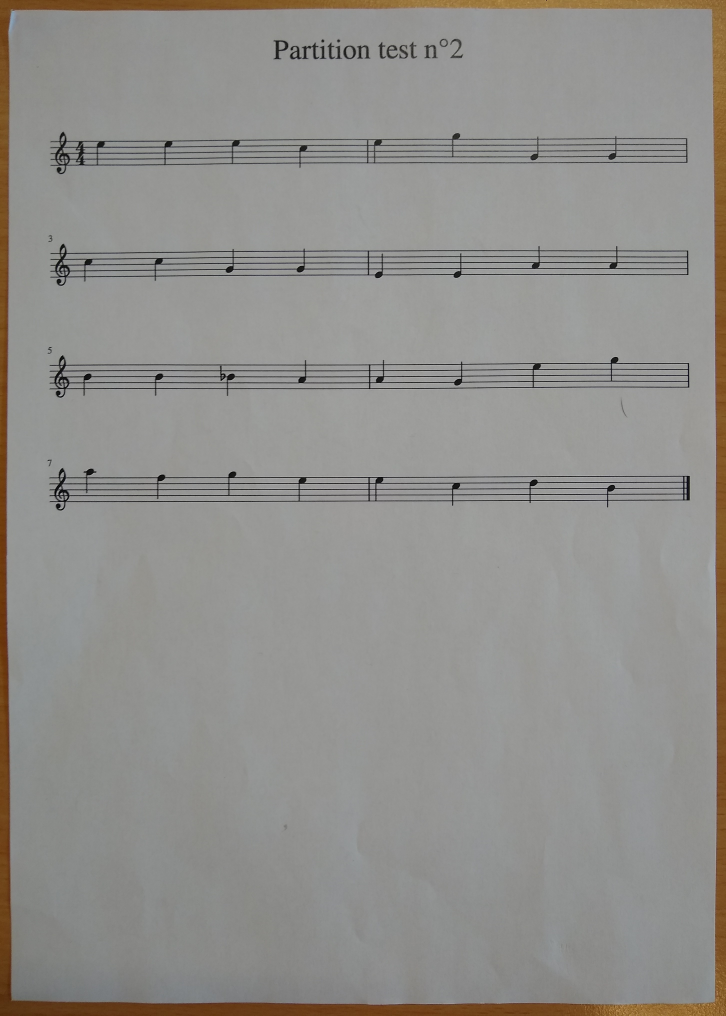
#> input picture IMG_20220602_114034466.jpg, 2903 x 4064 px (shown at 1/4 size)
$ python -i test_sol.py   (imports and definitions only)
#> lines starting #> are read from the running program, lines starting #| are printed output that depends on the picture; after the words box and inside, x2 and y2 are one past the last pixel; in counts of white or black regions, pixels touching at a corner belong together
#!/usr/bin/env python3
# -*- coding: utf-8 -*-
"""
Created on Tue Jun  7 08:26:23 2022

@author: axel.nael
"""


import cv2
import matplotlib.pyplot as plt
import numpy as np

def rotate(SE):
    y,x = SE.shape
    res = SE[y-1:0:-1,x-1:0:-1]
    return res

def coords_cle(image):
    I = image.copy()
    if len(I.shape) == 3:
        I = cv2.cvtColor(I,cv2.COLOR_RGB2GRAY)
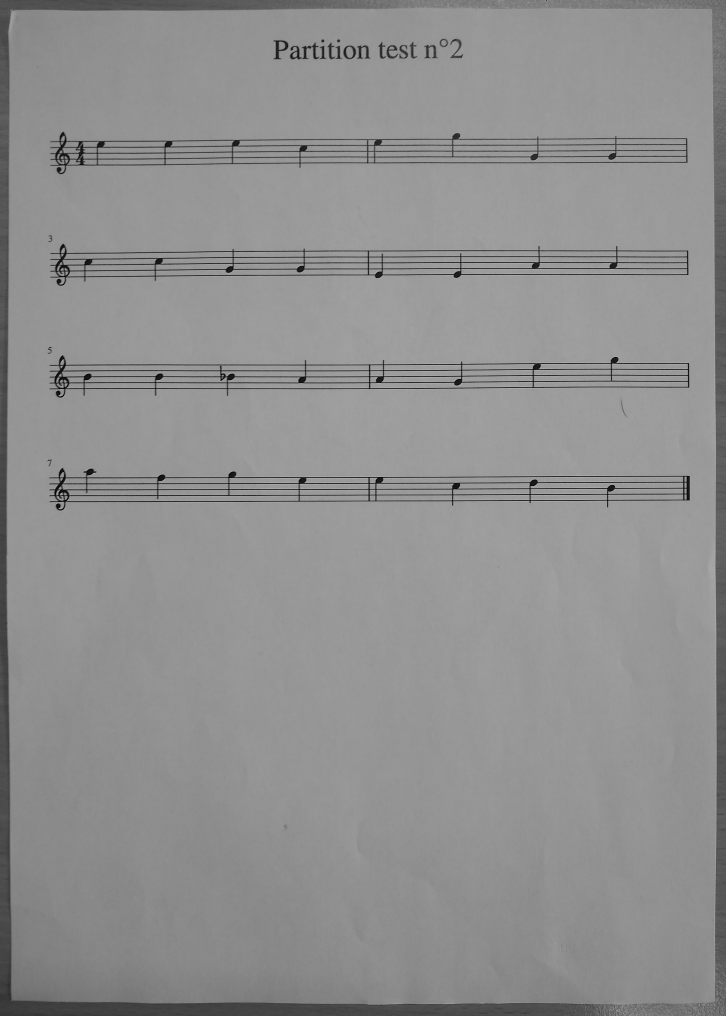
#> I: shape (4064, 2903) (shown at 1/4 size); min 0, max 201, mean 143.9

    d = int(I.shape[0]/168) # Ecart approx entre 2 lignes
#> d = 24
    I = cv2.adaptiveThreshold(I, 255,cv2.ADAPTIVE_THRESH_MEAN_C, cv2.THRESH_BINARY, 2*int((2*d)//2)+1, 2*int(d//4)+1)
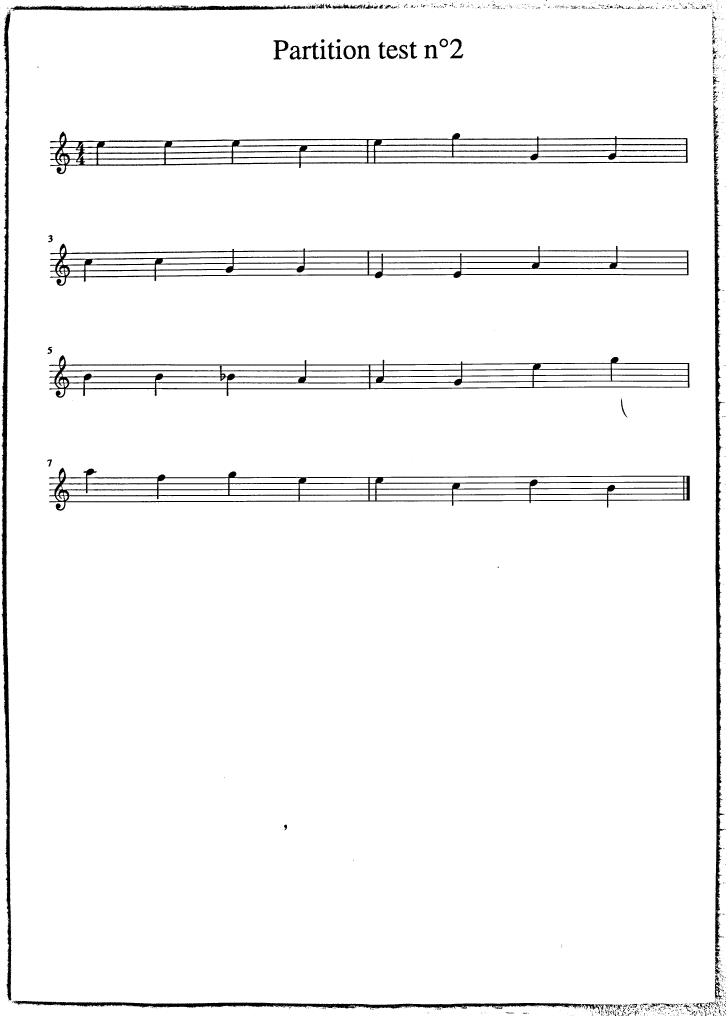
#> I: shape (4064, 2903) (shown at 1/4 size); 96.4% white; 1601 black regions (1442 under 20 px), largest, box (x1, y1, x2, y2) and area: (200, 526, 2751, 697) 66089, (200, 974, 2755, 1144) 60200, (195, 1871, 2760, 2043) 58560
    I = 255 - I
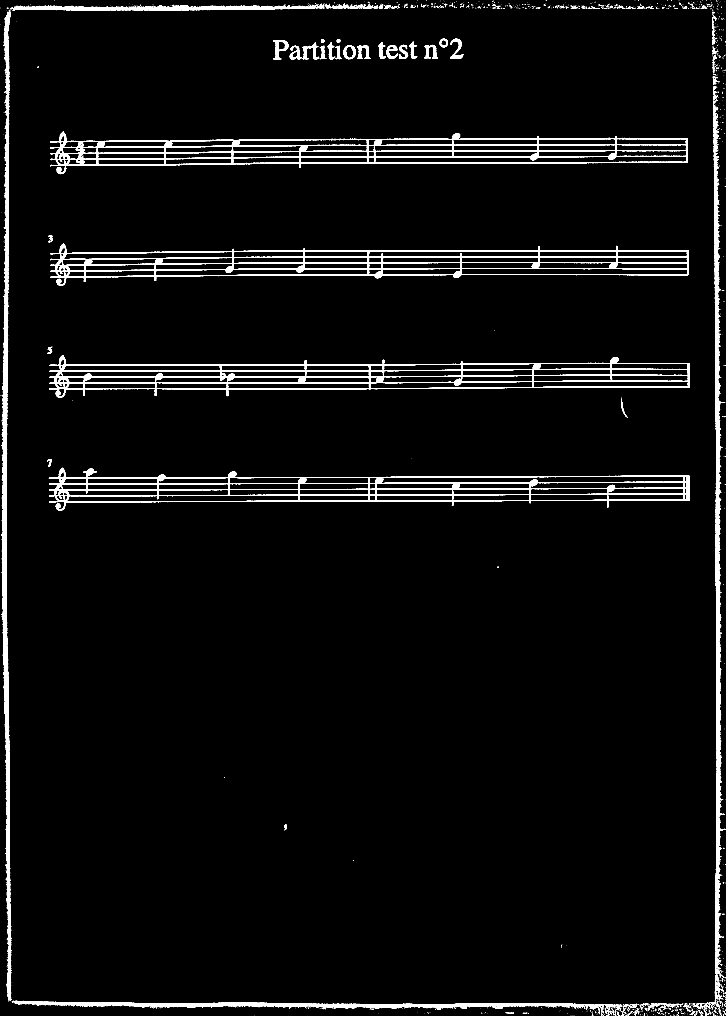
#> I: shape (4064, 2903) (shown at 1/4 size); 3.6% white; 1601 white regions (1442 under 20 px), largest, box (x1, y1, x2, y2) and area: (200, 526, 2751, 697) 66089, (200, 974, 2755, 1144) 60200, (195, 1871, 2760, 2043) 58560

    img = I[:,:int(I.shape[1]/5)]
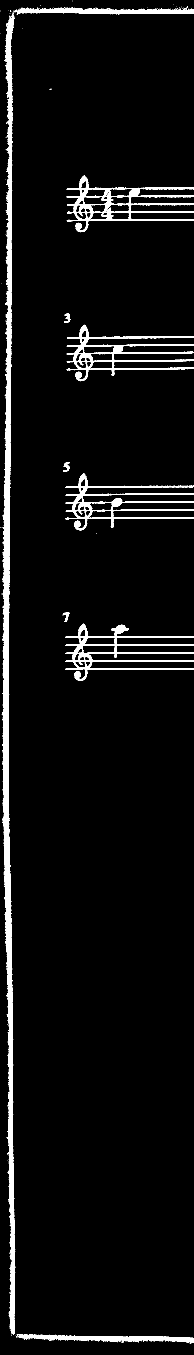
#> img: shape (4064, 580) (shown at 1/3 size); 4.9% white; 197 white regions (187 under 20 px), largest, box (x1, y1, x2, y2) and area: (5, 45, 46, 4001) 55470, (200, 526, 580, 697) 13004, (200, 974, 580, 1144) 11531

    sol = cv2.imread('Images\clefdesol2.png')
#> (the run stopped early here; a loop or call above may not have finished)
